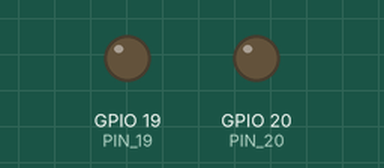
This program was run on a simulated ESP32-S3. Parts: output pins drawn as LEDs (lit = HIGH).

Above: at 1.2 s.
At 4.72 s:
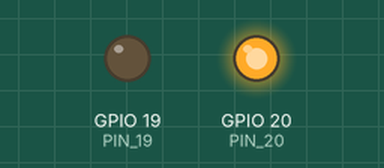
At 6.42 s:
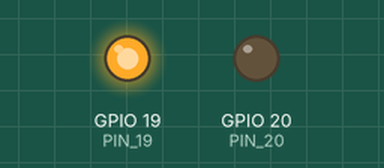
Timing chart, 0 to 6.7 s (numbered marks = the images above):
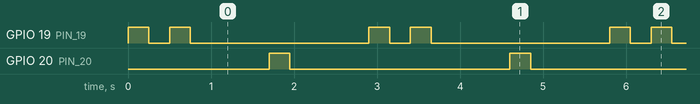

The program:

main.cpp
```cpp
// Pinout identity check. GPIO19 (red LED) blinks TWICE on its turn, then
// GPIO20 (green LED) blinks ONCE on its turn, with a pause between turns.
// The double-blink vs single-blink makes it unmistakable which LED is
// which, independent of color perception or timing sync.

#include <Arduino.h>

static const int PIN_19 = 19;
static const int PIN_20 = 20;

static void blinkTimes(int pin, int times, int onMs = 250, int offMs = 250) {
  for (int i = 0; i < times; i++) {
    digitalWrite(pin, HIGH);
    delay(onMs);
    digitalWrite(pin, LOW);
    delay(offMs);
  }
}

void setup() {
  pinMode(PIN_19, OUTPUT);
  pinMode(PIN_20, OUTPUT);
  digitalWrite(PIN_19, LOW);
  digitalWrite(PIN_20, LOW);
}

void loop() {
  blinkTimes(PIN_19, 2);  // red: two blinks
  delay(700);
  blinkTimes(PIN_20, 1);  // green: one blink
  delay(700);
}
```

Measured:
- by itself, GPIO 19 (PIN_19): repeats every 2.9 s: LOW 0.25 s, HIGH 0.25 s, LOW 2.2 s, HIGH 0.25 s
- by itself, GPIO 20 (PIN_20): alternates HIGH for 0.25 s and LOW for 2.7 s
- by itself, everything shown: repeats every 2.9 s, in 6 steps
